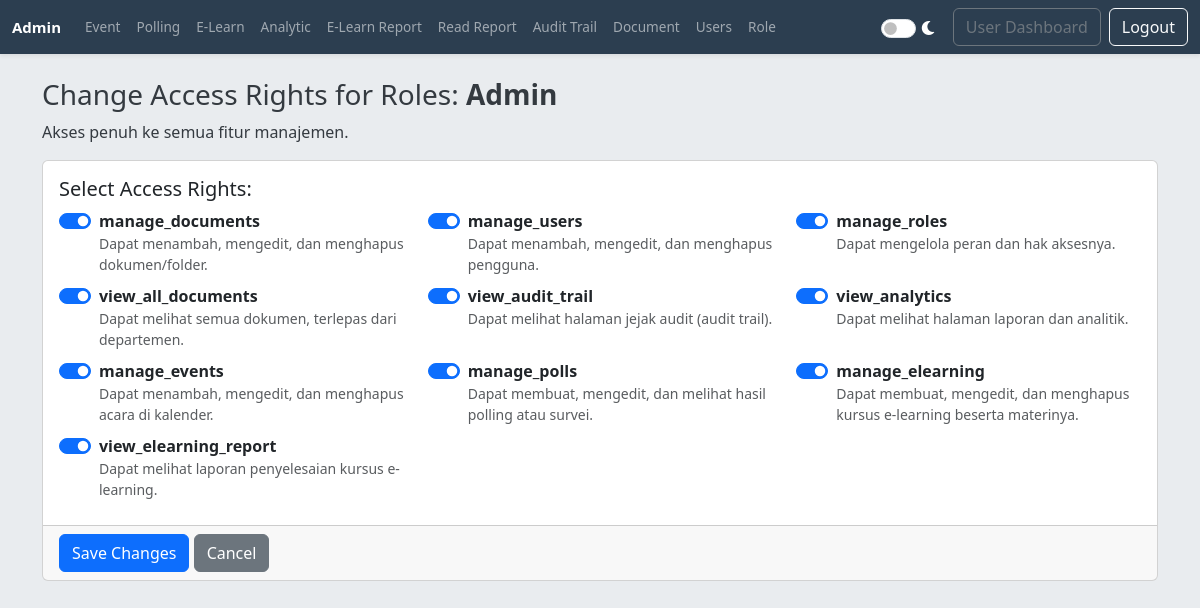
Screenshot of /admin/edit_role_permissions.php?role_id=1 (signed in) with the database file from the repository.
### tables this page shows
CREATE TABLE IF NOT EXISTS `roles` (
  `id` int NOT NULL AUTO_INCREMENT,
  `role_name` varchar(255) NOT NULL,
  `description` text,
  PRIMARY KEY (`id`) USING BTREE,
  UNIQUE KEY `role_name` (`role_name`) USING BTREE
);

CREATE TABLE IF NOT EXISTS `permissions` (
  `id` int NOT NULL AUTO_INCREMENT,
  `permission_name` varchar(255) NOT NULL,
  `description` text,
  PRIMARY KEY (`id`) USING BTREE,
  UNIQUE KEY `permission_name` (`permission_name`) USING BTREE
);

### includes/theme_handler.php (called while the page is built, shortened)
<?php
function get_theme_class() {
    return ($_SESSION['theme'] ?? 'light') === 'dark' ? 'dark-mode' : '';
}
$theme_class = get_theme_class();
?>

### admin/edit_role_permissions.php (the view, shortened to what this page needs)
<?php
require_once '../includes/theme_handler.php';
require_once '../includes/db_connect.php';
$role_id = (int) $_GET['role_id'];
$role = $conn->query("SELECT * FROM roles WHERE id = $role_id")->fetch_assoc();
$all_permissions = [];
$result_all = $conn->query("SELECT * FROM permissions ORDER BY id");
while ($row = $result_all->fetch_assoc()) {
    $all_permissions[] = $row;
}
$role_permissions_ids = [];
$result_role = $conn->query("SELECT permission_id FROM role_permissions WHERE role_id = $role_id");
while ($row = $result_role->fetch_assoc()) {
    $role_permissions_ids[] = $row['permission_id'];
}
?>
<!DOCTYPE html>
<html lang="id" data-api-path="../">
<head>
    <link rel="stylesheet" href="../assets/css/bootstrap.min.css">
    <link rel="stylesheet" href="https://cdnjs.cloudflare.com/ajax/libs/font-awesome/6.0.0-beta3/css/all.min.css">
    <link rel="stylesheet" href="../assets/css/style.css">
</head>
<body class="<?= $theme_class ?>">
    <?php include 'admin_nav.php'; ?>
    <div class="container mt-4">
        <h3>Change Access Rights for Roles: <strong><?= htmlspecialchars($role['role_name']) ?></strong></h3>
        <p><?= htmlspecialchars($role['description']) ?></p>
        <form method="POST" action="edit_role_permissions.php?role_id=<?= $role_id ?>">
            <div class="card">
                <div class="card-body">
                    <h5>Select Access Rights:</h5>
                    <div class="row">
                        <?php foreach ($all_permissions as $permission): ?>
                                <div class="col-md-4">
                                    <div class="form-check form-switch mb-2">
                                        <input class="form-check-input" type="checkbox" name="permissions[]"
                                            value="<?= $permission['id'] ?>" id="perm_<?= $permission['id'] ?>"
                                            <?= in_array($permission['id'], $role_permissions_ids) ? 'checked' : '' ?>>
                                        <label class="form-check-label" for="perm_<?= $permission['id'] ?>">
                                            <strong><?= htmlspecialchars($permission['permission_name']) ?></strong>
                                            <small
                                                class="d-block text-muted"><?= htmlspecialchars($permission['description']) ?></small>
                                        </label>
                                    </div>
                                </div>
                        <?php endforeach; ?>
                    </div>
                </div>
                <div class="card-footer">
                    <button type="submit" name="update_permissions" class="btn btn-primary">Save Changes</button>
                    <a href="manage_roles.php" class="btn btn-secondary">Cancel</a>
                </div>
            </div>
        </form>
    </div>
</body>
</html>

### assets/css/style.css (style rules this page uses)
html, body { height: 100%; margin: 0; padding: 0; transition: background-color 0.3s, color 0.3s; }
body { font-family: 'Segoe UI', Arial, sans-serif; background-color: #e9ecef; color: #343a40; display: flex; flex-direction: column; }

### rows the page displays
roles: role_name "Admin", description "Akses penuh ke semua fitur manajemen."
permissions: id "☑", permission_name "manage_documents", description "Dapat menambah, mengedit, dan menghapus dokumen/folder."
permissions: id "☑", permission_name "manage_users", description "Dapat menambah, mengedit, dan menghapus pengguna."
permissions: id "☑", permission_name "manage_roles", description "Dapat mengelola peran dan hak aksesnya."
permissions: id "☑", permission_name "view_all_documents", description "Dapat melihat semua dokumen, terlepas dari departemen."
permissions: id "☑", permission_name "view_audit_trail", description "Dapat melihat halaman jejak audit (audit trail)."
permissions: id "☑", permission_name "view_analytics", description "Dapat melihat halaman laporan dan analitik."
permissions: id "☑", permission_name "manage_events", description "Dapat menambah, mengedit, dan menghapus acara di kalender."
permissions: id "☑", permission_name "manage_polls", description "Dapat membuat, mengedit, dan melihat hasil polling atau survei."
permissions: id "☑", permission_name "manage_elearning", description "Dapat membuat, mengedit, dan menghapus kursus e-learning beserta materinya."
permissions: id "☑", permission_name "view_elearning_report", description "Dapat melihat laporan penyelesaian kursus e-learning."
